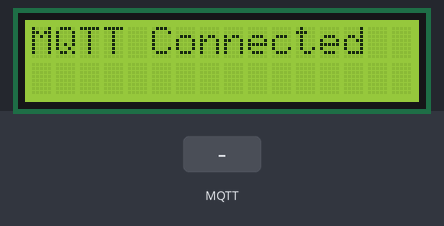
Simulated run of this program. Board: ESP32. On the bench: 16×2 character LCD. Inputs (shaded band) come from the test bench. WiFi joins after 1.5 s; servers stay silent unless stated; no MQTT or app messages arrive unless stated; what the program prints to the serial monitor is not drawn.

Above: at 2.7 s.
2.8 s: MQTT message "1" arrives on the first subscribed topic
At 3.9 s:
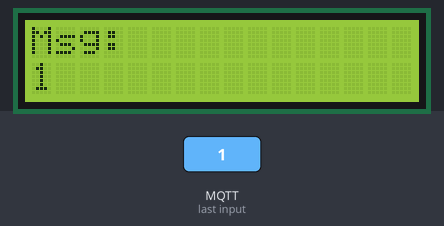
5.8 s: MQTT message "on" arrives on the first subscribed topic
At 6.2 s:
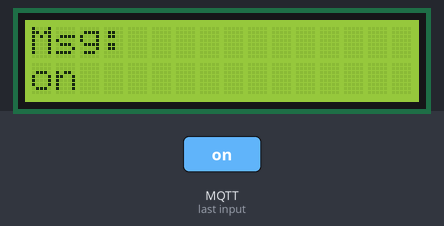
7.3 s: MQTT message "off" arrives on the first subscribed topic
At 8.5 s:
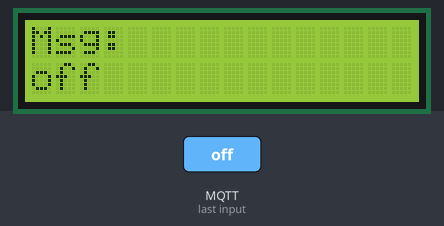
Timing chart, 0 to 10.3 s (numbered marks = the images above; inputs shaded):
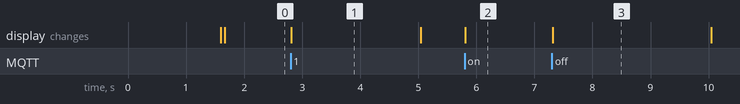

The program:

main.cpp
```cpp
#include <WiFi.h>
#include <PubSubClient.h>
#include <Wire.h>
#include <LiquidCrystal_I2C.h>

// ===== LCD Setup (Address 0x27, 16 columns, 2 rows) =====
LiquidCrystal_I2C lcd(0x27, 16, 2);

// ===== WiFi Credentials =====
const char* ssid = "Wokwi-GUEST";
const char* password = "";

// ===== MQTT Broker =====
const char* mqtt_server = "host.wokwi.internal";
const int mqtt_port = 1883;

// ===== Topics =====
const char* pubTopic = "elamaran/device/data";
const char* subTopic = "wokwi/test/in";

WiFiClient espClient;
PubSubClient client(espClient);

// ===== Callback Function =====
void callback(char* topic, byte* payload, unsigned int length) {

  String message = "";

  for (int i = 0; i < length; i++) {
    message += (char)payload[i];
  }

  // Serial Output
  Serial.println("Message Received:");
  Serial.println(message);
  Serial.println("----------------");

  // LCD Output
  lcd.clear();
  lcd.setCursor(0, 0);
  lcd.print("Msg:");
  lcd.setCursor(0, 1);

  // Limit to 16 characters
  if (message.length() > 16) {
    lcd.print(message.substring(0, 16));
  } else {
    lcd.print(message);
  }
}

// ===== Reconnect Function =====
void reconnect() {

  while (!client.connected()) {

    Serial.print("Connecting to MQTT... ");

    if (client.connect("ESP32_LCD_Client", NULL, NULL, NULL, 0, false, NULL, true)) {

      Serial.println("Connected!");
      client.subscribe(subTopic);
      Serial.println("Subscribed to control topic.");

      lcd.clear();
      lcd.setCursor(0, 0);
      lcd.print("MQTT Connected");

    } else {

      Serial.print("Failed, rc=");
      Serial.print(client.state());
      Serial.println(" Retry in 3 sec");
      delay(3000);
    }
  }
}

// ===== Setup =====
void setup() {

  Serial.begin(115200);

  // Initialize LCD
  lcd.init();
  lcd.backlight();

  lcd.setCursor(0, 0);
  lcd.print("Connecting WiFi");

  WiFi.begin(ssid, password);

  while (WiFi.status() != WL_CONNECTED) {
    delay(500);
  }

  Serial.println("WiFi Connected");

  lcd.clear();
  lcd.setCursor(0, 0);
  lcd.print("WiFi Connected");

  client.setServer(mqtt_server, mqtt_port);
  client.setCallback(callback);
}

// ===== Loop =====
void loop() {

  if (!client.connected()) {
    reconnect();
  }

  client.loop();

  // Publish every 5 seconds
  static unsigned long lastMsg = 0;
  unsigned long now = millis();

  if (now - lastMsg > 5000) {

    lastMsg = now;

    String message = "This is the Message from Elamaran";

    if (client.publish(pubTopic, message.c_str())) {

      Serial.println("Published:");
      Serial.println(message);

      lcd.clear();
      lcd.setCursor(0, 0);
      lcd.print("Published:");
      lcd.setCursor(0, 1);
      lcd.print(message);

    } else {
      Serial.println("Publish failed");
    }

    Serial.println("----------------");
  }
}
```

Measured:
- after the input at 2.8 s, the display: changes at once (image 1)
- after the input at 5.8 s, the display: changes at once (image 2)
- after the input at 7.3 s, the display: changes at once (image 3)
- what the display in image 1 shows lasts 2.2 s, from 2.8 s to 5.0 s
